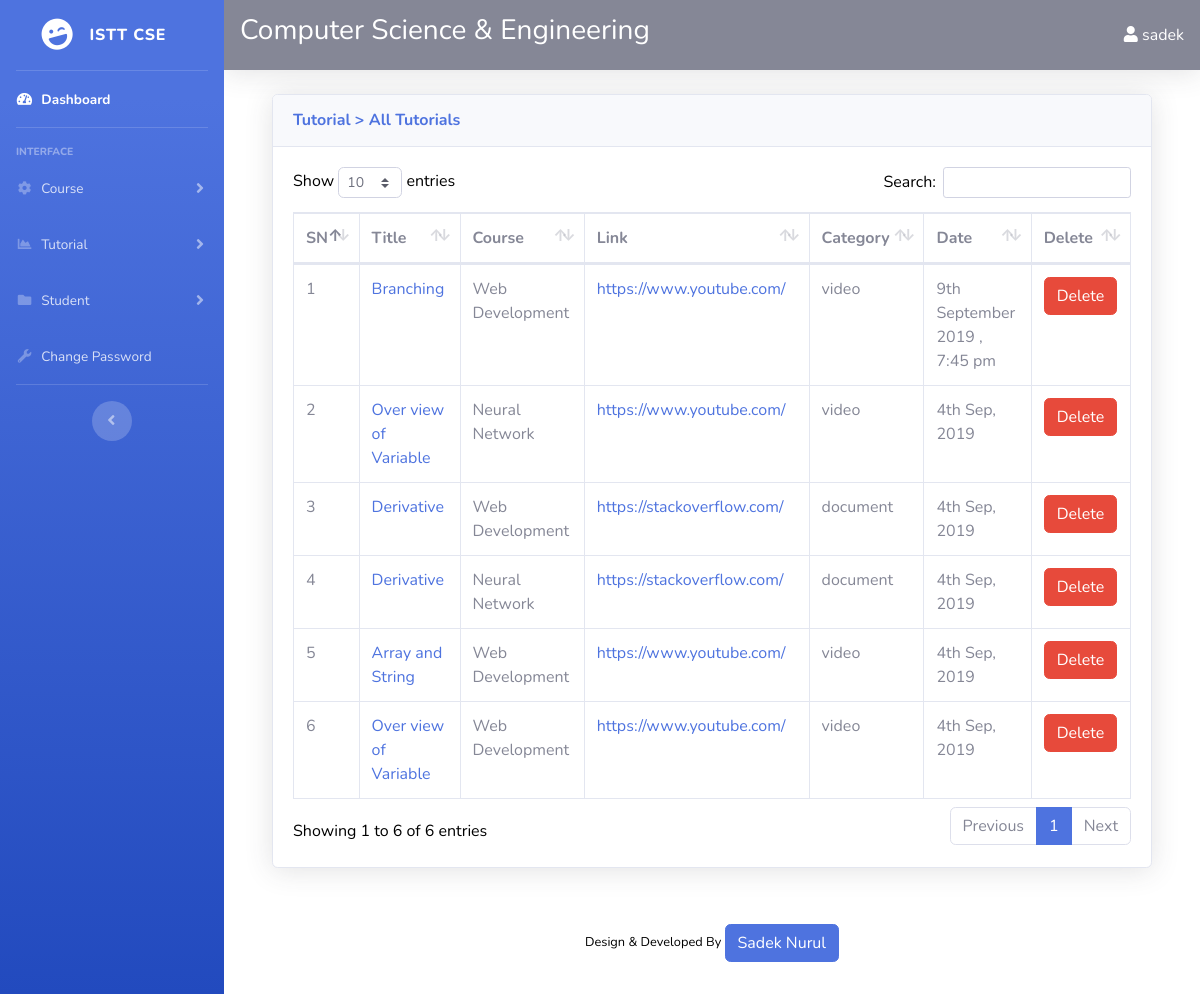
/admin/index.php?tutorials (signed in), run on the app's committed database.
### tables this page shows
CREATE TABLE `tutorials` (
  `id` int(100) NOT NULL,
  `title` varchar(255) NOT NULL,
  `course_id` int(100) NOT NULL,
  `link` text NOT NULL,
  `category` varchar(100) NOT NULL,
  `date` varchar(255) NOT NULL
);

CREATE TABLE `courses` (
  `id` int(100) NOT NULL,
  `name` varchar(255) NOT NULL,
  `image` text NOT NULL,
  `date` varchar(255) NOT NULL
);

### resources/functions.php (the view, shortened to what this page needs)
<?php
function query($sql){
	global $connection;
	return mysqli_query($connection,$sql);
}
function escape_string($string){
	global $connection;
	return mysqli_real_escape_string($connection,$string);
}
function fetch_array($result){
	return mysqli_fetch_array($result);
}
function course_name($id){
	$query = query("SELECT * FROM courses WHERE id = " . escape_string($id). " ");
	$row = fetch_array($query);
	return $row['name'];
}
function tutorials_in_admin() {
	$query = query("SELECT * FROM tutorials ORDER by id DESC");
	$i = 0;
	while($row = fetch_array($query)) {
		$i++;
		$course_name = course_name($row['course_id']);
		$tutorial = <<<DELIMETER
		<tr>
            <td>{$i}</td>
            <td><a href="index.php?edit_tutorial&id={$row['id']}">{$row['title']}</a>
            </td>
            <td>{$course_name}</td>
            <td><a href="{$row['link']}" target="_blank">{$row['link']}</a></td>
            <td>{$row['category']}</td>
            <td>{$row['date']}</td>
			<td class="delete_permission"><a class="btn btn-danger course_container" href="../resources/templates/back/delete-tutorial.php?id={$row['id']}"><span class="glyphicon glyphicon-remove"></span>Delete</a></td>
        </tr>
DELIMETER;
echo $tutorial;
	}
}
?>

### admin/index.php (shortened to what this page needs)
<!DOCTYPE html>
<html lang="en">
<head>
  <link href="vendor/fontawesome-free/css/all.min.css" rel="stylesheet" type="text/css">
  <link href="css/sb-admin-2.min.css" rel="stylesheet">
  <link href="vendor/datatables/dataTables.bootstrap4.min.css" rel="stylesheet">
</head>
<body id="page-top">
  <div id="wrapper">
    <?php include(TEMPLATE_BACK . DS . "side_nav.php"); ?>
    <div id="content-wrapper" class="d-flex flex-column">
      <div id="content">
        <?php include(TEMPLATE_BACK . DS . "top_nav.php"); ?>
        <div class="container-fluid">
			<?php
				 if(isset($_GET['tutorials'])) {
					 include(TEMPLATE_BACK . DS . "tutorials.php");
				 }
			?>
        </div>
      </div>
      <?php include(TEMPLATE_BACK . DS . "footer.php"); ?>

### resources/templates/back/side_nav.php (shortened to what this page needs)
<ul class="navbar-nav bg-gradient-primary sidebar sidebar-dark accordion" id="accordionSidebar">
      <a class="sidebar-brand d-flex align-items-center justify-content-center" href="index.php">
        <div class="sidebar-brand-icon rotate-n-15">
          <i class="fas fa-laugh-wink"></i>
        </div>
        <div class="sidebar-brand-text mx-3">ISTT CSE</div>
      </a>
      <hr class="sidebar-divider my-0">
      <li class="nav-item active">
        <a class="nav-link" href="index.php">
          <i class="fas fa-fw fa-tachometer-alt"></i>
          <span>Dashboard</span></a>
      </li>
      <hr class="sidebar-divider">
      <div class="sidebar-heading">
        Interface
      </div>
      <li class="nav-item">
        <a class="nav-link collapsed" href="#" data-toggle="collapse" data-target="#collapseTwo" aria-expanded="true" aria-controls="collapseTwo">
          <i class="fas fa-fw fa-cog"></i>
          <span>Course</span>
        </a>
      </li>
	  <li class="nav-item">
        <a class="nav-link collapsed" href="#" data-toggle="collapse" data-target="#collapseUtilities" aria-expanded="true" aria-controls="collapseUtilities">
          <i class="fas fa-fw fa-chart-area"></i>
          <span>Tutorial</span>
        </a>
      </li>
	  <li class="nav-item">
        <a class="nav-link collapsed" href="#" data-toggle="collapse" data-target="#collapsePages" aria-expanded="true" aria-controls="collapsePages">
          <i class="fas fa-fw fa-folder"></i>
          <span>Student</span>
        </a>
      </li>
	  <li class="nav-item">
        <a class="nav-link" href="index.php?change_password">
          <i class="fas fa-fw fa-wrench"></i>
          <span>Change Password</span></a>
      </li>
      <hr class="sidebar-divider d-none d-md-block">
      <div class="text-center d-none d-md-inline">
        <button class="rounded-circle border-0" id="sidebarToggle"></button>
      </div>
    </ul>

### resources/templates/back/top_nav.php (shortened to what this page needs)
<nav class="navbar navbar-expand navbar-light bg-secondary topbar mb-4 static-top shadow">
			<h3 style="color:#fff;">Computer Science & Engineering</h3>
          <ul class="navbar-nav ml-auto">
            <li class="nav-item dropdown no-arrow d-sm-none">
            <li class="nav-item dropdown no-arrow">
              <a href="#" class="dropdown-toggle" data-toggle="dropdown" style="color:#fff;"><i class="fa fa-user"></i> <?php echo $_SESSION['username']; ?> <b class="caret"></b></a>
            </li>
          </ul>
        </nav>

### resources/templates/back/tutorials.php (shortened to what this page needs)
      <div class="container-fluid">
        <div class="card shadow mb-4">
          <div class="card-header py-3">
            <h6 class="m-0 font-weight-bold text-primary">Tutorial > All Tutorials</h6>
          </div>
          <div class="card-body">
            <div class="table-responsive">
              <table class="table table-bordered" id="dataTable" width="100%" cellspacing="0">
                <thead>
	<tr>
		<th>SN</th>
		<th>Title</th>
		<th>Course</th>
		<th>Link</th>
		<th>Category</th>
		<th>Date</th>
		<th>Delete</th>
	</tr>
	</thead>
<tbody>
	<?php tutorials_in_admin(); ?>
</tbody>
              </table>
            </div>
          </div>
        </div>
      </div>

### resources/templates/back/footer.php (shortened to what this page needs)
<footer class="sticky-footer bg-white">
        <div class="container my-auto">
          <div class="copyright text-center my-auto">
            <span>Design & Developed By <a href="#" class="btn btn-primary">Sadek Nurul</a></span>
          </div>
        </div>
      </footer>
    </div>
  </div>
</body>
</html>

### data on the page
tutorials: title "Branching", course.name "Web Development", link "https://www.youtube.com/", category "video", date "9th September 2019 , 7:45 pm"
tutorials: title "Over view of Variable", course.name "Neural Network", link "https://www.youtube.com/", category "video", date "4th Sep, 2019"
tutorials: title "Derivative", course.name "Web Development", link "https://stackoverflow.com/", category "document", date "4th Sep, 2019"
tutorials: title "Derivative", course.name "Neural Network", link "https://stackoverflow.com/", category "document", date "4th Sep, 2019"
tutorials: title "Array and String", course.name "Web Development", link "https://www.youtube.com/", category "video", date "4th Sep, 2019"
tutorials: title "Over view of Variable", course.name "Web Development", link "https://www.youtube.com/", category "video", date "4th Sep, 2019"

### other printed values
$_SESSION['username'] "sadek"
